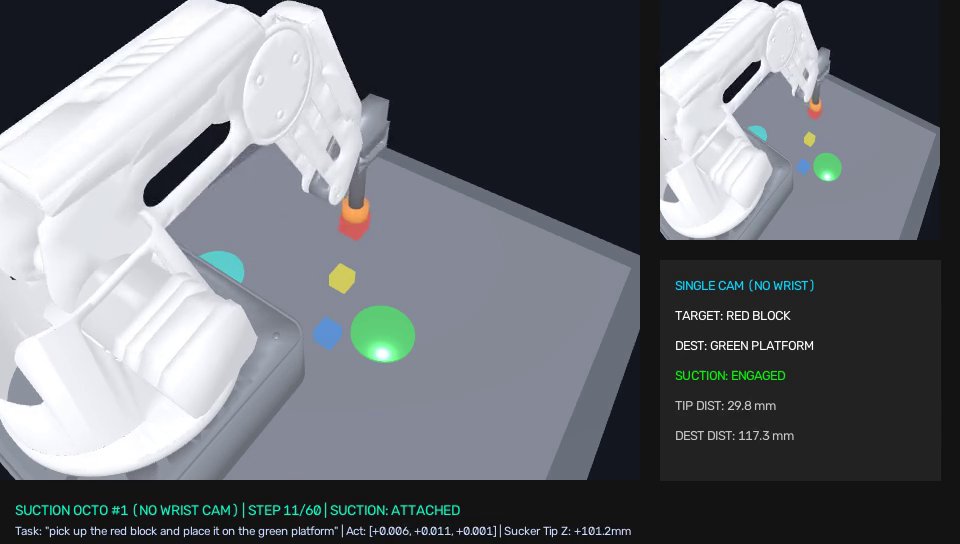
#> input picture debug_sample1_f10.png, 960 x 544 px
$ python -i system0a_base_controller.py   (imports and definitions only)
#> lines starting #> are read from the running program, lines starting #| are printed output that depends on the picture; after the words box and inside, x2 and y2 are one past the last pixel; in counts of white or black regions, pixels touching at a corner belong together
#> further down, picture is the input picture: shape (544, 960, 3); mean B, G, R 116.6, 110.9, 107.1
### system1_perception.py
import cv2
import numpy as np

COLOR_RGB_MAP = {
    "red": [235, 45, 45],
    "green": [40, 215, 75],
    "blue": [40, 110, 235],
    "yellow": [240, 220, 40],
    "purple": [180, 50, 230],
    "cyan": [35, 220, 225],
    "orange": [245, 140, 30]
}

def get_40deg_camera_pose():
    """
    Returns the Extrinsic 4x4 matrix for a 40-degree front elevated camera.
    Positioned in front of the Dobot Magician workspace looking down at 40 degrees.
    """
    cam_eye = np.array([0.45, 0.00, 0.26], dtype=np.float32)
    cam_tgt = np.array([0.22, 0.00, -0.05], dtype=np.float32)
    cam_up = np.array([0.0, 0.0, 1.0], dtype=np.float32)

    fwd = (cam_tgt - cam_eye) / np.linalg.norm(cam_tgt - cam_eye)
    rgt = np.cross(fwd, cam_up)
    rgt /= np.linalg.norm(rgt)
    up = np.cross(rgt, fwd)

    T_cam = np.eye(4, dtype=np.float32)
    T_cam[:3, :3] = np.column_stack([rgt, up, -fwd])
    T_cam[:3, 3] = cam_eye
    return T_cam, cam_eye, cam_tgt

class CameraProjector:
    """
    Handles Camera Intrinsic and Extrinsic Calibration & Bidirectional Mapping:
    - 3D World (Dobot base frame, meters) <-> 2D Pixel coordinates (u, v) on table surface.
    - Designed specifically for the 40-degree front camera setup.
    """
    def __init__(self, width=640, height=480, fov_deg=50.0, table_z=-0.05):
        self.width = width
        self.height = height
        self.fov_deg = fov_deg
        self.table_z = table_z

        # Camera Intrinsics
        yfov_rad = np.radians(fov_deg)
        fy = (height / 2.0) / np.tan(yfov_rad / 2.0)
        fx = fy  # square pixels
        cx = width / 2.0
        cy = height / 2.0
        self.K = np.array([
            [fx, 0,  cx],
            [0,  fy, cy],
            [0,  0,  1]
        ], dtype=np.float32)

        self.T_cam, self.cam_eye, self.cam_tgt = get_40deg_camera_pose()
        # Camera coordinate system: x right, y up, z backwards (-fwd)
        # Standard OpenCV camera: x right, y down, z forward
        R_world_to_cam = self.T_cam[:3, :3].T
        t_world_to_cam = -R_world_to_cam @ self.T_cam[:3, 3]
        self.R_w2c = R_world_to_cam
        self.t_w2c = t_world_to_cam

        # Precompute table homography for ultra-fast bidirectional projection
        # Sample 4 reference points on table plane
        pts_3d = np.array([
            [0.16, -0.15, self.table_z],
            [0.16,  0.15, self.table_z],
            [0.32,  0.15, self.table_z],
            [0.32, -0.15, self.table_z]
        ], dtype=np.float32)

        src_pts = pts_3d[:, :2].astype(np.float32)
        dst_pts = np.array([self.project_3d_to_pixel(p) for p in pts_3d], dtype=np.float32)
        self.H_table_to_pixel = cv2.getPerspectiveTransform(src_pts, dst_pts)
        self.H_pixel_to_table = np.linalg.inv(self.H_table_to_pixel)

    def project_3d_to_pixel(self, pt_3d):
        """Projects a 3D point [x, y, z] in robot base frame to pixel coordinates [u, v]."""
        p_c = self.R_w2c @ (pt_3d - self.cam_eye)
        # In pyrender camera: x is right, y is up, -z is forward
        # In pinhole: x_cam = p_c[0], y_cam = -p_c[1], z_cam = -p_c[2]
        z_cam = -p_c[2]
        if z_cam <= 0.001:
            z_cam = 0.001
        u = self.K[0, 0] * (p_c[0] / z_cam) + self.K[0, 2]
        v = self.K[1, 1] * (-p_c[1] / z_cam) + self.K[1, 2]
        return np.array([u, v], dtype=np.float32)

    def pixel_to_table_xy(self, u, v):
        """Converts pixel coordinate (u, v) to physical Dobot (X, Y) meters on the table surface."""
        p_homo = np.array([u, v, 1.0], dtype=np.float32)
        res = self.H_pixel_to_table @ p_homo
        res /= res[2]
        return float(res[0]), float(res[1])

class System1PerceptionEngine:
    """
    System 1: The Perception Engine (Edge Segmentation).
    Translates raw camera input and System 2 semantic labels into pure zero-background
    solid colored silhouettes:
      - GREEN (0, 255, 0): Pick target shape (e.g. wrench, block)
      - BLUE (255, 0, 0): Place target shape (e.g. bin, platform)
      - RED (0, 0, 255): Obstacle shape (e.g. cup, barrier)
    Pitch-black background (0, 0, 0).
    """
    # [132 lines left out: functions __init__, segment_scene_to_silhouettes, _draw_wrench_silhouette, _get_wrench_contour, _draw_oriented_box, not called in this run]

# [18 lines that do not run on import are left out]

### dobot_kinematics.py
import numpy as np

class DobotKinematics:
    """Exact Analytical Forward and Inverse Kinematics for Dobot Magician 4-DOF."""
    def __init__(self):
        self.L1 = 0.138    # Base to Rear Arm joint height
        self.L2 = 0.135    # Rear arm length
        self.L3 = 0.147    # Forearm length
        self.L4 = 0.060    # Tool end-effector offset

    # [27 lines left out: functions forward, inverse, not called in this run]

### system0a_base_controller.py
"""
System 0A: Intelligent Programmed Kinematics & Routing Solver
Integrates with NanoOWL & lightweight segmentation to provide intelligent, collision-free geometric routing:

1. Numerical & Segment Perceptual Decoding from NanoOWL:
   - Receives segmentation mask contours and numerical bounding box / centroid data.
   - Extracts exact 2D pixel centroids (u, v) and PCA principal orientation axis angle (theta) for pick targets.
   - Identifies obstacle boundaries and safety clearance radius from red obstacle contours.

2. Intelligent Geometric Trajectory Routing:
   - Does NOT just generate a blind straight line into obstacles.
   - Calculates a 3D spline routing trajectory:
       Phase A: Standby -> Pre-grasp standoff directly above pick target (Z_standby).
       Phase B: Approach & Align -> Lowers vertically onto pick target while aligning wrist yaw to object orientation angle.
       Phase C: Grasp Clamping -> Clamps gripper jaws.
       Phase D: Vertical Retract Lift -> Lifts object cleanly off the table plane (+0.060m).
       Phase E: Intelligent Waypoint Obstacle Routing ->
                 Checks if direct segment path intersects red obstacle safety radius.
                 If obstacle in path: routes through a high clearance curved arc (apex Z clearance) or lateral detour.
       Phase F: Descent & Place -> Lowers vertically into receptacle tray cavity.
       Phase G: Release -> Opens gripper jaws and returns to safe standby.

3. Complete Analytical IK:
   - Converts each 3D Cartesian waypoint (x, y, z, yaw) into exact 4-DOF joint angles (j1, j2, j3, j4).
"""

import numpy as np
import cv2
from dobot_kinematics import DobotKinematics
from system1_perception import CameraProjector

class IntelligentSystem0ASolver:
    """
    Intelligent Base Solver for 4-DOF Dobot Magician.
    Combines analytical IK with geometric spatial awareness derived from NanoOWL / segment outputs.
    """
    def __init__(self, table_z=0.070, standby_z=0.150):
        self.kin = DobotKinematics()
        self.table_z = table_z
        self.standby_z = standby_z
        self.projector = CameraProjector(width=640, height=480, table_z=table_z)

    def decode_nanoowl_segments(self, painted_image):
        """
        Extracts numerical coordinates, bounding boxes, and orientation from painted pixel segment outputs.
        - Green (Pick target): Centroid, bounding box, and PCA principal orientation angle (deg).
        - Blue (Place target): Centroid and bounding box.
        - Red (Avoid obstacle): Centroid and obstacle clearance boundary radius.
        """
        if painted_image is None or painted_image.size == 0:
            return None

        if painted_image.shape[:2] != (480, 640):
            painted_image = cv2.resize(painted_image, (640, 480), interpolation=cv2.INTER_NEAREST)
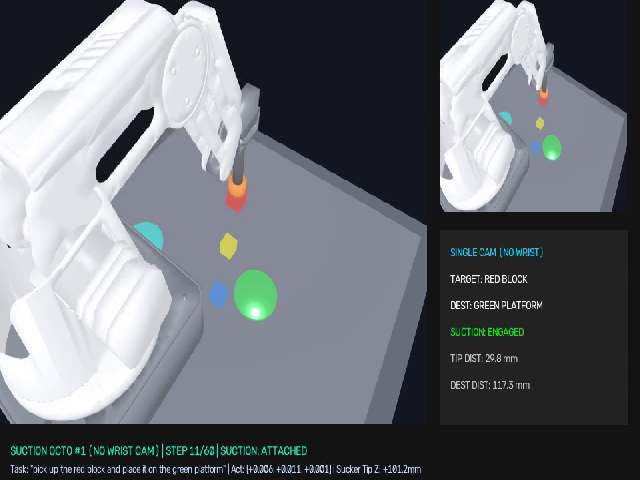
#> painted_image: shape (480, 640, 3); mean of channels 0, 1, 2 116.8, 111.1, 107.3; drawn as B, G, R

        # 1. Green Mask (Pick)
        green_mask = (painted_image[:, :, 1] > 150) & (painted_image[:, :, 0] < 80) & (painted_image[:, :, 2] < 80)
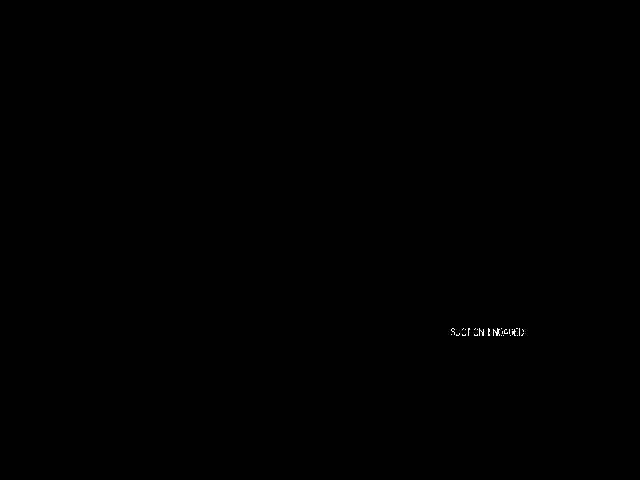
#> green_mask: shape (480, 640) bool; 0.05% white in thin lines or dots, all inside (x1, y1, x2, y2) = (451, 328, 524, 336)
        green_mask = green_mask.astype(np.uint8) * 255

        pick_data = None
        contours_g, _ = cv2.findContours(green_mask, cv2.RETR_EXTERNAL, cv2.CHAIN_APPROX_SIMPLE)
#> contours_g = 27 contours, all with area under 20
        if contours_g:
            c = max(contours_g, key=cv2.contourArea)
#> c = contour of 21 points, box (x1, y1, x2, y2) (493, 328, 500, 336), area 11
            M = cv2.moments(c)
#> M = moments, m00 11, centre m10/m00, m01/m00 = (496.7, 331.6)
            if M["m00"] > 0:
                u = float(M["m10"] / M["m00"])
#> u = 496.7
                v = float(M["m01"] / M["m00"])
#> v = 331.6
                xy = self.projector.pixel_to_table_xy(u, v)
#> in pixel_to_table_xy, `p_homo = np.array([u, v, 1.0], dtype=np.float32)`: p_homo = [496.7, 331.6, 1]
#> in pixel_to_table_xy, `res = self.H_pixel_to_table @ p_homo`: res = [0.715, 0.144, 2.01]
#> in pixel_to_table_xy, `res /= res[2]`: res = [0.355, 0.0717, 1]
#> xy = (0.355, 0.0717)

                # Compute principal orientation angle via PCA / minAreaRect
                rect = cv2.minAreaRect(c)
#> rect = ((496, 331.5), (7, 6), -90)
                # minAreaRect returns ((cx, cy), (w, h), angle)
                angle = rect[2]
#> angle = -90
                if rect[1][0] < rect[1][1]:
                    angle = angle - 90.0

                pick_data = {
                    "pixel": (u, v),
                    "xy": xy,
                    "angle_deg": float(angle),
                    "bbox": rect
                }
#> pick_data = {'pixel': (496.7, 331.6), 'xy': (0.355, 0.0717), 'angle_deg': -90, 'bbox': ((496, 331.5), (7, 6), -90)}

        # 2. Blue Mask (Place)
        blue_mask = (painted_image[:, :, 0] > 150) & (painted_image[:, :, 1] < 80) & (painted_image[:, :, 2] < 80)
#> blue_mask: shape (480, 640) bool; every value is 0
        blue_mask = blue_mask.astype(np.uint8) * 255

        place_data = None
        contours_b, _ = cv2.findContours(blue_mask, cv2.RETR_EXTERNAL, cv2.CHAIN_APPROX_SIMPLE)
#> contours_b = []
        if contours_b:
            c = max(contours_b, key=cv2.contourArea)
            M = cv2.moments(c)
            if M["m00"] > 0:
                u = float(M["m10"] / M["m00"])
                v = float(M["m01"] / M["m00"])
                xy = self.projector.pixel_to_table_xy(u, v)
                place_data = {
                    "pixel": (u, v),
                    "xy": xy
                }

        # 3. Red Mask (Avoid Obstacle)
        red_mask = (painted_image[:, :, 2] > 150) & (painted_image[:, :, 0] < 80) & (painted_image[:, :, 1] < 80)
        red_mask = red_mask.astype(np.uint8) * 255

        obstacles = []
        contours_r, _ = cv2.findContours(red_mask, cv2.RETR_EXTERNAL, cv2.CHAIN_APPROX_SIMPLE)
#> contours_r = []
        for c in contours_r:
            M = cv2.moments(c)
            if M["m00"] > 0:
                u = float(M["m10"] / M["m00"])
                v = float(M["m01"] / M["m00"])
                xy = self.projector.pixel_to_table_xy(u, v)
                radius_px = np.sqrt(cv2.contourArea(c) / np.pi)
                obstacles.append({
                    "pixel": (u, v),
                    "xy": xy,
                    "radius_m": float(radius_px * 0.001) # approximate physical radius
                })
#> this loop made 0 passes
#> after the loop, obstacles = []

        return {
            "pick": pick_data,
            "place": place_data,
            "obstacles": obstacles
        }

    # [124 lines left out: functions plan_intelligent_trajectory, generate_naive_plan_from_pixels, not called in this run]

# Aliases
System0APaintedPixelSolver = IntelligentSystem0ASolver
System0ABaseController = IntelligentSystem0ASolver

# [17 lines not run here, left out]

>>> import cv2
>>> picture = cv2.imread('debug_sample1_f10.png')
>>> result = IntelligentSystem0ASolver().decode_nanoowl_segments(picture)
#> result = 3 items
